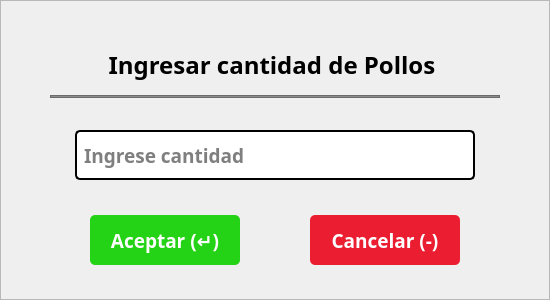
    <widget class="QFrame" name="frmIngresarCantidad">
     <property name="geometry">
      <rect>
       <x>685</x>
       <y>390</y>
       <width>550</width>
       <height>300</height>
      </rect>
     </property>
     <property name="styleSheet">
      <string notr="true">#frmIngresarCantidad{background-color: rgb(255, 255, 255);
color: rgb(0, 0, 0);
border:none;
border-radius: 10px;
border: 2px solid #D9D9D9;}</string>
     </property>
     <property name="frameShape">
      <enum>QFrame::StyledPanel</enum>
     </property>
     <property name="frameShadow">
      <enum>QFrame::Raised</enum>
     </property>
     <widget class="QLabel" name="lblTextoIngresarCantidad">
      <property name="geometry">
       <rect>
        <x>50</x>
        <y>35</y>
        <width>450</width>
        <height>60</height>
       </rect>
      </property>
      <property name="font">
       <font>
        <family>Poppins</family>
        <pointsize>18</pointsize>
        <weight>75</weight>
        <bold>true</bold>
       </font>
      </property>
      <property name="text">
       <string>Ingresar cantidad de Pollos </string>
      </property>
      <property name="alignment">
       <set>Qt::AlignCenter</set>
      </property>
     </widget>
     <widget class="QLineEdit" name="txtCantidadParaIngresar">
      <property name="geometry">
       <rect>
        <x>75</x>
        <y>130</y>
        <width>400</width>
        <height>50</height>
       </rect>
      </property>
      <property name="font">
       <font>
        <family>Poppins</family>
        <pointsize>14</pointsize>
        <weight>75</weight>
        <bold>true</bold>
       </font>
      </property>
      <property name="styleSheet">
       <string notr="true">background-color: rgb(255, 255, 255);
color: rgb(0, 0, 0);
border-radius: 5px;
border: 2px solid #000;
padding: 5px</string>
      </property>
      <property name="text">
       <string/>
      </property>
      <property name="placeholderText">
       <string>Ingrese cantidad</string>
      </property>
     </widget>
     <widget class="QPushButton" name="btnAceptarFrmRegistrarCantidad">
      <property name="geometry">
       <rect>
        <x>90</x>
        <y>215</y>
        <width>150</width>
        <height>50</height>
       </rect>
      </property>
      <property name="font">
       <font>
        <family>Poppins</family>
        <pointsize>14</pointsize>
        <weight>75</weight>
        <bold>true</bold>
       </font>
      </property>
      <property name="cursor">
       <cursorShape>PointingHandCursor</cursorShape>
      </property>
      <property name="styleSheet">
       <string notr="true">background-color: rgb(36, 211, 21);
color: rgb(255, 255, 255);
border:none;
border-radius: 5px;</string>
      </property>
      <property name="text">
       <string>Aceptar (↵)</string>
      </property>
      <property name="flat">
       <bool>false</bool>
      </property>
     </widget>
     <widget class="QPushButton" name="btnCancelarFrmRegistrarCantidad">
      <property name="geometry">
       <rect>
        <x>310</x>
        <y>215</y>
        <width>150</width>
        <height>50</height>
       </rect>
      </property>
      <property name="font">
       <font>
        <family>Poppins</family>
        <pointsize>14</pointsize>
        <weight>75</weight>
        <bold>true</bold>
       </font>
      </property>
      <property name="cursor">
       <cursorShape>PointingHandCursor</cursorShape>
      </property>
      <property name="styleSheet">
       <string notr="true">background-color: rgb(234, 29, 49);
color: rgb(255, 255, 255);
border:none;
border-radius: 5px;</string>
      </property>
      <property name="text">
       <string>Cancelar (-)</string>
      </property>
     </widget>
     <widget class="QFrame" name="frame_2">
      <property name="geometry">
       <rect>
        <x>50</x>
        <y>95</y>
        <width>450</width>
        <height>3</height>
       </rect>
      </property>
      <property name="styleSheet">
       <string notr="true">background-color: rgb(139, 139, 139);</string>
      </property>
      <property name="frameShape">
       <enum>QFrame::StyledPanel</enum>
      </property>
      <property name="frameShadow">
       <enum>QFrame::Raised</enum>
      </property>
     </widget>
     <zorder>txtCantidadParaIngresar</zorder>
     <zorder>btnAceptarFrmRegistrarCantidad</zorder>
     <zorder>btnCancelarFrmRegistrarCantidad</zorder>
     <zorder>frame_2</zorder>
     <zorder>lblTextoIngresarCantidad</zorder>
    </widget>
